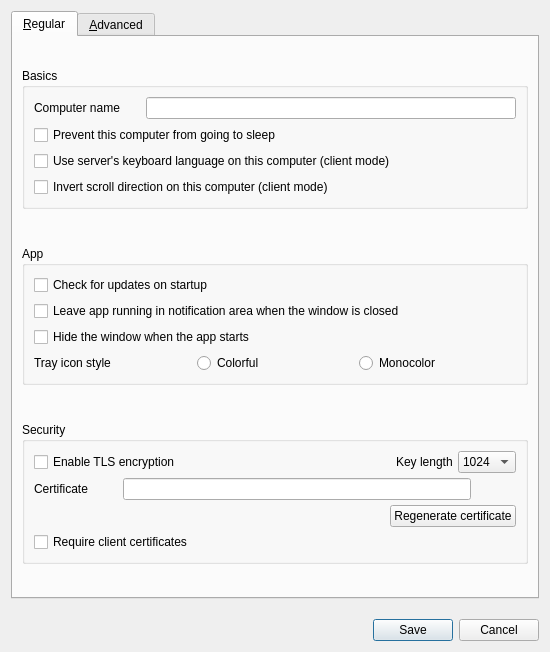
<?xml version="1.0" encoding="UTF-8"?>
<ui version="4.0">
 <class>SettingsDialog</class>
 <widget class="QDialog" name="SettingsDialog">
  <property name="geometry">
   <rect>
    <x>0</x>
    <y>0</y>
    <width>550</width>
    <height>652</height>
   </rect>
  </property>
  <property name="windowTitle">
   <string>Preferences</string>
  </property>
  <property name="modal">
   <bool>true</bool>
  </property>
  <layout class="QVBoxLayout" name="verticalLayout_7">
   <property name="spacing">
    <number>20</number>
   </property>
   <item>
    <widget class="QTabWidget" name="m_pTabWidget">
     <property name="tabPosition">
      <enum>QTabWidget::TabPosition::North</enum>
     </property>
     <property name="currentIndex">
      <number>0</number>
     </property>
     <widget class="QWidget" name="m_pTabRegular">
      <property name="sizePolicy">
       <sizepolicy hsizetype="Preferred" vsizetype="Fixed">
        <horstretch>0</horstretch>
        <verstretch>0</verstretch>
       </sizepolicy>
      </property>
      <attribute name="title">
       <string>&amp;Regular</string>
      </attribute>
      <layout class="QVBoxLayout" name="verticalLayout_3">
       <property name="spacing">
        <number>15</number>
       </property>
       <item>
        <widget class="QGroupBox" name="m_pGroupBasics">
         <property name="sizePolicy">
          <sizepolicy hsizetype="Preferred" vsizetype="Maximum">
           <horstretch>0</horstretch>
           <verstretch>0</verstretch>
          </sizepolicy>
         </property>
         <property name="title">
          <string>Basics</string>
         </property>
         <layout class="QVBoxLayout" name="verticalLayout_2">
          <item>
           <layout class="QHBoxLayout" name="horizontalLayout">
            <item>
             <widget class="QLabel" name="m_pLabelComputerName">
              <property name="sizePolicy">
               <sizepolicy hsizetype="Preferred" vsizetype="Fixed">
                <horstretch>0</horstretch>
                <verstretch>0</verstretch>
               </sizepolicy>
              </property>
              <property name="minimumSize">
               <size>
                <width>75</width>
                <height>0</height>
               </size>
              </property>
              <property name="text">
               <string>Computer name</string>
              </property>
             </widget>
            </item>
            <item>
             <spacer name="horizontalSpacer">
              <property name="orientation">
               <enum>Qt::Orientation::Horizontal</enum>
              </property>
              <property name="sizeType">
               <enum>QSizePolicy::Policy::Maximum</enum>
              </property>
              <property name="sizeHint" stdset="0">
               <size>
                <width>20</width>
                <height>20</height>
               </size>
              </property>
             </spacer>
            </item>
            <item>
             <widget class="QLineEdit" name="m_pLineEditScreenName">
              <property name="enabled">
               <bool>true</bool>
              </property>
              <property name="maxLength">
               <number>255</number>
              </property>
             </widget>
            </item>
           </layout>
          </item>
          <item>
           <widget class="QCheckBox" name="m_pCheckBoxPreventSleep">
            <property name="text">
             <string>Prevent this computer from going to sleep</string>
            </property>
           </widget>
          </item>
          <item>
           <widget class="QCheckBox" name="m_pCheckBoxLanguageSync">
            <property name="text">
             <string>Use server's keyboard language on this computer (client mode)</string>
            </property>
           </widget>
          </item>
          <item>
           <widget class="QCheckBox" name="m_pCheckBoxScrollDirection">
            <property name="text">
             <string>Invert scroll direction on this computer (client mode)</string>
            </property>
           </widget>
          </item>
         </layout>
        </widget>
       </item>
       <item>
        <widget class="QGroupBox" name="m_pGroupApp">
         <property name="sizePolicy">
          <sizepolicy hsizetype="Preferred" vsizetype="Maximum">
           <horstretch>0</horstretch>
           <verstretch>0</verstretch>
          </sizepolicy>
         </property>
         <property name="title">
          <string>App</string>
         </property>
         <layout class="QVBoxLayout" name="verticalLayout_5">
          <item>
           <widget class="QCheckBox" name="m_pCheckBoxAutoUpdate">
            <property name="text">
             <string>Check for updates on startup </string>
            </property>
           </widget>
          </item>
          <item>
           <widget class="QCheckBox" name="m_pCheckBoxCloseToTray">
            <property name="text">
             <string>Leave app running in notification area when the window is closed</string>
            </property>
           </widget>
          </item>
          <item>
           <widget class="QCheckBox" name="m_pCheckBoxAutoHide">
            <property name="text">
             <string>Hide the window when the app starts</string>
            </property>
           </widget>
          </item>
          <item>
           <layout class="QHBoxLayout" name="horizontalLayout_8">
            <item>
             <widget class="QLabel" name="label">
              <property name="text">
               <string>Tray icon style</string>
              </property>
             </widget>
            </item>
            <item>
             <widget class="QRadioButton" name="rb_icon_colorful">
              <property name="text">
               <string>Colorful</string>
              </property>
              <property name="icon">
               <iconset resource="../../res/deskflow.qrc">
                <normaloff>:/icons/128x128/tray.png</normaloff>:/icons/128x128/tray.png</iconset>
              </property>
             </widget>
            </item>
            <item>
             <widget class="QRadioButton" name="rb_icon_mono">
              <property name="text">
               <string>Monocolor</string>
              </property>
              <property name="icon">
               <iconset resource="../../res/deskflow.qrc">
                <normaloff>:/icons/128x128/tray-dark.png</normaloff>:/icons/128x128/tray-dark.png</iconset>
              </property>
             </widget>
            </item>
           </layout>
          </item>
         </layout>
        </widget>
       </item>
       <item>
        <widget class="QGroupBox" name="m_pGroupSecurity">
         <property name="sizePolicy">
          <sizepolicy hsizetype="Preferred" vsizetype="Maximum">
           <horstretch>0</horstretch>
           <verstretch>0</verstretch>
          </sizepolicy>
         </property>
         <property name="title">
          <string>Security</string>
         </property>
         <layout class="QVBoxLayout" name="verticalLayout">
          <property name="spacing">
           <number>5</number>
          </property>
          <property name="topMargin">
           <number>9</number>
          </property>
          <property name="bottomMargin">
           <number>9</number>
          </property>
          <item>
           <layout class="QHBoxLayout" name="horizontalLayout_5">
            <property name="topMargin">
             <number>0</number>
            </property>
            <item>
             <widget class="QCheckBox" name="m_pCheckBoxEnableTls">
              <property name="enabled">
               <bool>true</bool>
              </property>
              <property name="text">
               <string>Enable TLS encryption</string>
              </property>
             </widget>
            </item>
            <item>
             <spacer name="horizontalSpacer_2">
              <property name="orientation">
               <enum>Qt::Orientation::Horizontal</enum>
              </property>
              <property name="sizeHint" stdset="0">
               <size>
                <width>40</width>
                <height>20</height>
               </size>
              </property>
             </spacer>
            </item>
            <item>
             <widget class="QLabel" name="m_pLabelTlsKeyLength">
              <property name="sizePolicy">
               <sizepolicy hsizetype="Preferred" vsizetype="Fixed">
                <horstretch>0</horstretch>
                <verstretch>0</verstretch>
               </sizepolicy>
              </property>
              <property name="text">
               <string>Key length</string>
              </property>
             </widget>
            </item>
            <item>
             <widget class="QComboBox" name="m_pComboBoxTlsKeyLength">
              <property name="currentText">
               <string>1024</string>
              </property>
              <item>
               <property name="text">
                <string>1024</string>
               </property>
              </item>
              <item>
               <property name="text">
                <string>2048</string>
               </property>
              </item>
              <item>
               <property name="text">
                <string>4096</string>
               </property>
              </item>
             </widget>
            </item>
           </layout>
          </item>
          <item>
           <layout class="QHBoxLayout" name="horizontalLayout_6">
            <property name="topMargin">
             <number>0</number>
            </property>
            <item>
             <widget class="QLabel" name="m_pLabelTlsCert">
              <property name="sizePolicy">
               <sizepolicy hsizetype="Preferred" vsizetype="Fixed">
                <horstretch>0</horstretch>
                <verstretch>0</verstretch>
               </sizepolicy>
              </property>
              <property name="text">
               <string>Certificate</string>
              </property>
             </widget>
            </item>
            <item>
             <spacer name="horizontalSpacer_3">
              <property name="orientation">
               <enum>Qt::Orientation::Horizontal</enum>
              </property>
              <property name="sizeType">
               <enum>QSizePolicy::Policy::Minimum</enum>
              </property>
              <property name="sizeHint" stdset="0">
               <size>
                <width>30</width>
                <height>20</height>
               </size>
              </property>
             </spacer>
            </item>
            <item>
             <widget class="QLineEdit" name="m_pLineEditTlsCertPath">
              <property name="minimumSize">
               <size>
                <width>0</width>
                <height>0</height>
               </size>
              </property>
             </widget>
            </item>
            <item>
             <widget class="QPushButton" name="m_pPushButtonTlsCertPath">
              <property name="cursor">
               <cursorShape>PointingHandCursor</cursorShape>
              </property>
              <property name="text">
               <string/>
              </property>
              <property name="flat">
               <bool>true</bool>
              </property>
             </widget>
            </item>
           </layout>
          </item>
          <item>
           <layout class="QHBoxLayout" name="horizontalLayout_7">
            <property name="topMargin">
             <number>0</number>
            </property>
            <item>
             <spacer name="horizontalSpacer_4">
              <property name="orientation">
               <enum>Qt::Orientation::Horizontal</enum>
              </property>
              <property name="sizeHint" stdset="0">
               <size>
                <width>40</width>
                <height>20</height>
               </size>
              </property>
             </spacer>
            </item>
            <item>
             <widget class="QPushButton" name="m_pPushButtonTlsRegenCert">
              <property name="text">
               <string>Regenerate certificate</string>
              </property>
             </widget>
            </item>
           </layout>
          </item>
          <item>
           <widget class="QCheckBox" name="chkRequireClientCert">
            <property name="text">
             <string>Require client certificates</string>
            </property>
           </widget>
          </item>
         </layout>
        </widget>
       </item>
      </layout>
     </widget>
     <widget class="QWidget" name="m_pTabAdvanced">
      <property name="sizePolicy">
       <sizepolicy hsizetype="Preferred" vsizetype="Fixed">
        <horstretch>0</horstretch>
        <verstretch>0</verstretch>
       </sizepolicy>
      </property>
      <attribute name="title">
       <string>&amp;Advanced</string>
      </attribute>
      <layout class="QVBoxLayout" name="verticalLayout_6">
       <property name="spacing">
        <number>15</number>
       </property>
       <item>
        <widget class="QGroupBox" name="m_pGroupNetworking">
         <property name="sizePolicy">
          <sizepolicy hsizetype="Preferred" vsizetype="Maximum">
           <horstretch>0</horstretch>
           <verstretch>0</verstretch>
          </sizepolicy>
         </property>
         <property name="title">
          <string>Networking</string>
         </property>
         <layout class="QVBoxLayout" name="verticalLayout_4">
          <item>
           <layout class="QHBoxLayout" name="horizontalLayout_2">
            <property name="topMargin">
             <number>0</number>
            </property>
            <item>
             <widget class="QLabel" name="m_pLabel_20">
              <property name="sizePolicy">
               <sizepolicy hsizetype="Preferred" vsizetype="Fixed">
                <horstretch>0</horstretch>
                <verstretch>0</verstretch>
               </sizepolicy>
              </property>
              <property name="text">
               <string>Port</string>
              </property>
             </widget>
            </item>
            <item>
             <widget class="QSpinBox" name="m_pSpinBoxPort">
              <property name="enabled">
               <bool>true</bool>
              </property>
              <property name="sizePolicy">
               <sizepolicy hsizetype="MinimumExpanding" vsizetype="Fixed">
                <horstretch>0</horstretch>
                <verstretch>0</verstretch>
               </sizepolicy>
              </property>
              <property name="maximum">
               <number>65535</number>
              </property>
              <property name="value">
               <number>24800</number>
              </property>
             </widget>
            </item>
            <item>
             <widget class="QLabel" name="m_pLabel_21">
              <property name="sizePolicy">
               <sizepolicy hsizetype="Preferred" vsizetype="Fixed">
                <horstretch>0</horstretch>
                <verstretch>0</verstretch>
               </sizepolicy>
              </property>
              <property name="text">
               <string>Network IP</string>
              </property>
             </widget>
            </item>
            <item>
             <widget class="QLineEdit" name="m_pLineEditInterface">
              <property name="enabled">
               <bool>true</bool>
              </property>
             </widget>
            </item>
           </layout>
          </item>
          <item>
           <widget class="QCheckBox" name="m_pInvertConnection">
            <property name="text">
             <string>Invert server/client TCP connection</string>
            </property>
           </widget>
          </item>
         </layout>
        </widget>
       </item>
       <item>
        <widget class="QGroupBox" name="m_pGroupLogs">
         <property name="sizePolicy">
          <sizepolicy hsizetype="Preferred" vsizetype="Maximum">
           <horstretch>0</horstretch>
           <verstretch>0</verstretch>
          </sizepolicy>
         </property>
         <property name="title">
          <string>Logs</string>
         </property>
         <layout class="QGridLayout" name="gridLayout">
          <property name="topMargin">
           <number>15</number>
          </property>
          <property name="bottomMargin">
           <number>15</number>
          </property>
          <property name="verticalSpacing">
           <number>7</number>
          </property>
          <item row="0" column="1">
           <spacer name="horizontalSpacer_5">
            <property name="orientation">
             <enum>Qt::Orientation::Horizontal</enum>
            </property>
            <property name="sizeHint" stdset="0">
             <size>
              <width>40</width>
              <height>20</height>
             </size>
            </property>
           </spacer>
          </item>
          <item row="0" column="0">
           <widget class="QCheckBox" name="m_pCheckBoxLogToFile">
            <property name="text">
             <string>Log to file</string>
            </property>
           </widget>
          </item>
          <item row="0" column="3">
           <widget class="QComboBox" name="m_pComboLogLevel">
            <item>
             <property name="text">
              <string>Info</string>
             </property>
            </item>
            <item>
             <property name="text">
              <string>Debug</string>
             </property>
            </item>
            <item>
             <property name="text">
              <string>Debug1</string>
             </property>
            </item>
            <item>
             <property name="text">
              <string>Debug2</string>
             </property>
            </item>
           </widget>
          </item>
          <item row="0" column="2">
           <widget class="QLabel" name="m_pLabel_3">
            <property name="sizePolicy">
             <sizepolicy hsizetype="Preferred" vsizetype="Fixed">
              <horstretch>0</horstretch>
              <verstretch>0</verstretch>
             </sizepolicy>
            </property>
            <property name="minimumSize">
             <size>
              <width>0</width>
              <height>0</height>
             </size>
            </property>
            <property name="text">
             <string>Level</string>
            </property>
           </widget>
          </item>
          <item row="1" column="0" colspan="4">
           <layout class="QHBoxLayout" name="horizontalLayout_4">
            <property name="spacing">
             <number>3</number>
            </property>
            <property name="topMargin">
             <number>0</number>
            </property>
            <item>
             <widget class="QLabel" name="m_pLabelLogPath">
              <property name="sizePolicy">
               <sizepolicy hsizetype="Preferred" vsizetype="Fixed">
                <horstretch>0</horstretch>
                <verstretch>0</verstretch>
               </sizepolicy>
              </property>
              <property name="text">
               <string>Log path</string>
              </property>
             </widget>
            </item>
            <item>
             <spacer name="horizontalSpacer_7">
              <property name="orientation">
               <enum>Qt::Orientation::Horizontal</enum>
              </property>
              <property name="sizeType">
               <enum>QSizePolicy::Policy::Minimum</enum>
              </property>
              <property name="sizeHint" stdset="0">
               <size>
                <width>30</width>
                <height>20</height>
               </size>
              </property>
             </spacer>
            </item>
            <item>
             <widget class="QLineEdit" name="m_pLineEditLogFilename">
              <property name="enabled">
               <bool>false</bool>
              </property>
              <property name="sizePolicy">
               <sizepolicy hsizetype="Expanding" vsizetype="Fixed">
                <horstretch>0</horstretch>
                <verstretch>0</verstretch>
               </sizepolicy>
              </property>
             </widget>
            </item>
            <item>
             <widget class="QPushButton" name="m_pButtonBrowseLog">
              <property name="enabled">
               <bool>false</bool>
              </property>
              <property name="cursor">
               <cursorShape>PointingHandCursor</cursorShape>
              </property>
              <property name="text">
               <string/>
              </property>
              <property name="flat">
               <bool>true</bool>
              </property>
             </widget>
            </item>
           </layout>
          </item>
         </layout>
        </widget>
       </item>
       <item>
        <widget class="QGroupBox" name="m_pGroupService">
         <property name="sizePolicy">
          <sizepolicy hsizetype="Preferred" vsizetype="Maximum">
           <horstretch>0</horstretch>
           <verstretch>0</verstretch>
          </sizepolicy>
         </property>
         <property name="title">
          <string>Service</string>
         </property>
         <layout class="QGridLayout" name="gridLayout_3">
          <item row="1" column="0">
           <layout class="QHBoxLayout" name="horizontalLayout_9">
            <item>
             <widget class="QLabel" name="m_pLabelElevate">
              <property name="sizePolicy">
               <sizepolicy hsizetype="Preferred" vsizetype="Fixed">
                <horstretch>0</horstretch>
                <verstretch>0</verstretch>
               </sizepolicy>
              </property>
              <property name="text">
               <string>Launch with elevated privileges</string>
              </property>
             </widget>
            </item>
            <item>
             <widget class="QComboBox" name="m_pComboElevate">
              <property name="sizePolicy">
               <sizepolicy hsizetype="Preferred" vsizetype="Fixed">
                <horstretch>0</horstretch>
                <verstretch>0</verstretch>
               </sizepolicy>
              </property>
              <property name="minimumSize">
               <size>
                <width>0</width>
                <height>0</height>
               </size>
              </property>
              <property name="toolTip">
               <string>Specify when the Windows background service should run the server or client
                  process at an elevated privilege level.</string>
              </property>
              <property name="whatsThis">
               <string>
                &lt;p&gt;You may want to alter whether or not the privilege level of the server or client 
                  process is automatically changed depending on your use case. In some cases it can help
                  to diagnose or solve some problems related to elevated processes in Windows.&lt;/p&gt;
                &lt;ul&gt;
                  &lt;li&gt;Automatic: Elevate when the window session changes to secure mode&lt;/li&gt;
                  &lt;li&gt;Always elevate: Always run in elevated mode (could be unsafe)&lt;/li&gt;
                  &lt;li&gt;Never elevate: Turn off compatability with login screen and UAC&lt;/li&gt;
                &lt;/ul&gt;
                </string>
              </property>
              <property name="currentIndex">
               <number>0</number>
              </property>
              <item>
               <property name="text">
                <string>Automatic (as needed)</string>
               </property>
              </item>
              <item>
               <property name="text">
                <string>Always elevate</string>
               </property>
              </item>
              <item>
               <property name="text">
                <string>Never elevate</string>
               </property>
              </item>
             </widget>
            </item>
           </layout>
          </item>
          <item row="0" column="0">
           <widget class="QCheckBox" name="m_pCheckBoxServiceEnabled">
            <property name="toolTip">
             <string>Whether to launch the server or client process through the Windows background
                service or direct from the GUI.</string>
            </property>
            <property name="whatsThis">
             <string>
              &lt;p&gt;The background service is only available on Windows.&lt;/p&gt;
              &lt;p&gt;The Windows background service is used to:&lt;/p&gt;
              &lt;ul&gt;
              &lt;li&gt;Start the server or client automatically when the computer starts.&lt;/li&gt;
              &lt;li&gt;Run the server or client in an elevated mode (e.g. on login screen, UAC dialogs, etc).&lt;/li&gt;
              &lt;/ul&gt;
              </string>
            </property>
            <property name="text">
             <string>Use background service (daemon)</string>
            </property>
           </widget>
          </item>
         </layout>
        </widget>
       </item>
       <item>
        <widget class="QGroupBox" name="m_pGroupScope">
         <property name="sizePolicy">
          <sizepolicy hsizetype="Preferred" vsizetype="Maximum">
           <horstretch>0</horstretch>
           <verstretch>0</verstretch>
          </sizepolicy>
         </property>
         <property name="title">
          <string>Use settings profile from</string>
         </property>
         <layout class="QHBoxLayout" name="horizontalLayout_3">
          <item>
           <widget class="QRadioButton" name="m_pRadioUserScope">
            <property name="text">
             <string>Current user</string>
            </property>
            <property name="checked">
             <bool>true</bool>
            </property>
           </widget>
          </item>
          <item>
           <widget class="QRadioButton" name="m_pRadioSystemScope">
            <property name="text">
             <string>All users</string>
            </property>
            <property name="checked">
             <bool>false</bool>
            </property>
           </widget>
          </item>
         </layout>
        </widget>
       </item>
      </layout>
     </widget>
    </widget>
   </item>
   <item>
    <widget class="QDialogButtonBox" name="m_pButtonBox">
     <property name="orientation">
      <enum>Qt::Orientation::Horizontal</enum>
     </property>
     <property name="standardButtons">
      <set>QDialogButtonBox::StandardButton::Cancel|QDialogButtonBox::StandardButton::Save</set>
     </property>
    </widget>
   </item>
  </layout>
 </widget>
 <tabstops>
  <tabstop>m_pLineEditScreenName</tabstop>
  <tabstop>m_pSpinBoxPort</tabstop>
  <tabstop>m_pLineEditInterface</tabstop>
  <tabstop>m_pCheckBoxEnableTls</tabstop>
  <tabstop>m_pComboBoxTlsKeyLength</tabstop>
  <tabstop>m_pLineEditTlsCertPath</tabstop>
  <tabstop>m_pPushButtonTlsCertPath</tabstop>
  <tabstop>m_pPushButtonTlsRegenCert</tabstop>
  <tabstop>m_pCheckBoxLogToFile</tabstop>
  <tabstop>m_pComboLogLevel</tabstop>
  <tabstop>m_pLineEditLogFilename</tabstop>
  <tabstop>m_pButtonBrowseLog</tabstop>
  <tabstop>m_pRadioUserScope</tabstop>
  <tabstop>m_pRadioSystemScope</tabstop>
  <tabstop>m_pComboElevate</tabstop>
 </tabstops>
 <resources>
  <include location="../../res/deskflow.qrc"/>
 </resources>
 <connections>
  <connection>
   <sender>m_pButtonBox</sender>
   <signal>accepted()</signal>
   <receiver>SettingsDialog</receiver>
   <slot>accept()</slot>
   <hints>
    <hint type="sourcelabel">
     <x>266</x>
     <y>340</y>
    </hint>
    <hint type="destinationlabel">
     <x>157</x>
     <y>274</y>
    </hint>
   </hints>
  </connection>
  <connection>
   <sender>m_pButtonBox</sender>
   <signal>rejected()</signal>
   <receiver>SettingsDialog</receiver>
   <slot>reject()</slot>
   <hints>
    <hint type="sourcelabel">
     <x>334</x>
     <y>340</y>
    </hint>
    <hint type="destinationlabel">
     <x>286</x>
     <y>274</y>
    </hint>
   </hints>
  </connection>
 </connections>
</ui>
